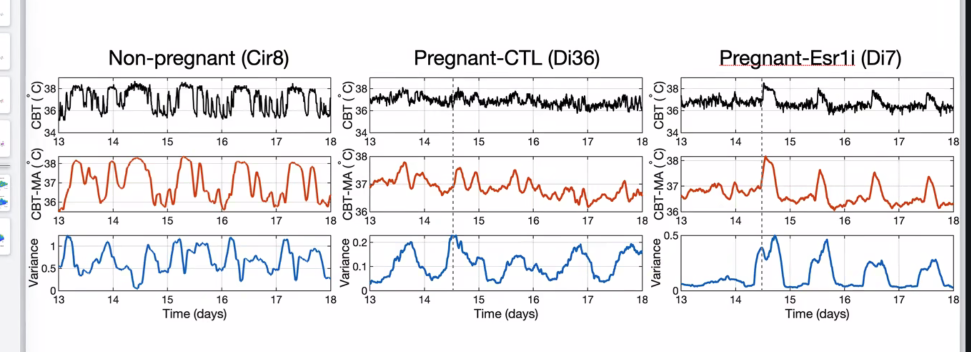
#> input picture one hour estradiol/mousy temp.png, 1942 x 703 px, found by its file name (shown at 1/2 size)
$ python wire_model_e2.py
#> lines starting #> are read from the running program, lines starting #| are printed output that depends on the picture; after the words box and inside, x2 and y2 are one past the last pixel; in counts of white or black regions, pixels touching at a corner belong together
### one hour estradiol/MODEL.py
"""
Licinio image is in mid-late follicular phase, so GnRH->LH->E2 is used.

    dGnRH/dt = -kG*GnRH   (+ a_n at each pulse)
    dLH/dt   =  cL*GnRH - kL*LH
    dE2/dt   =  cE*LH   - kE*E2
    a_n      = A*[circ] / (1 + (E2d/K_amp)^n_amp)                # NEGATIVE amplitude fb
    period   = Pmin + (Pmax-Pmin)/(1 + (E2d/K_freq)^n_freq)      # POSITIVE frequency fb

"""
# Import numpy
import numpy as np

# First, we define the half-livs
kG = np.log(2) / 4.0     # GnRH t1/2 = 4 min
kL = np.log(2) / 20.0    # LH t1/2 = 20 min
kE = np.log(2) / 30.0    # E2 t/2 = 30 min

# Next, we define the constants
# Solved for so that E2 lands in realistic range
cL = 0.5
cE = .1145
# Half-saturation densities grounded in E2 mean over mid-late follicular
K = 22.0
A=8.0


# Default run-length is 3 days (for transient to settle) plus 6 days (length of mid-late follicular phase)
def run(n_amp, n_freq, tau=0.0, t_end=12960, dt=0.25, e0=15, period_range=(40,110), circ=False):

    steps = int(t_end/dt) # How many steps we will take
    ndelay = int(tau/dt) # How many steps ago time delay is
    time = np.arange(steps+1)*dt # Convert steps back to min

    # Steps + 1 because first spot will be the initial value
    GnRH_array = np.empty(steps + 1) # Create empty array that will store GnRH vals
    LH_array = np.empty(steps + 1) # Same thing for LH
    E2_array = np.empty(steps + 1) # Same thing for E2
    GnRH_array[0] = 0.0 # Initial value of GnRH will be 0 (not on pulse)
    LH_array[0] = 5.0 # Initial value of LH upon entering mid-late follicular phase
    E2_array[0] = e0 # Initial value is specified to test
    phi = 0.0 # Clock that when crossing integers fires a GnRH pulse
    period_min, period_max = period_range

    # Euler's method!
    for i in range(steps):
        delay_index = i - ndelay # Index of tau time ago
        tau_e2 = E2_array[delay_index] if delay_index>=0 else e0 # Grab e2 tau time ago
        period = period_min + (period_max-period_min)/(1 + (tau_e2/K)**n_freq) # NEGATIVE FEEDBACK PERIOD SIGMOID USING TAU E2
        new_phi = phi + dt/period # Approaches integer faster when period is smaller
        fire = np.floor(new_phi) > np.floor(phi) # Evaluates to true when phi crosses whole number
        phi = new_phi # update phi for next step
        if fire:
            amp = A/(1 + (tau_e2/K)**n_amp) # POSITIVE FEEDBACK ON AMPLITUDE
        else:
            amp = 0.0 # If pulse has not fired, no amplitude added

        # Get current hormone values
        GnRH = GnRH_array[i]
        LH = LH_array[i]
        E2 = E2_array[i]
        # Now we calculate new value of hormones
        GnRH_array[i+1] = GnRH + dt*(-kG*GnRH) + amp # Add amplitude of pulse and decay to current GnRH
        LH_array[i+1] = LH + dt*(cL*GnRH - kL*LH) # Add inflow and decay to LH
        E2_array[i+1] = E2 + dt*(cE*LH - kE*E2) # Add inflow and decay to E2

    # Return all values (time, hormones)
    return time, GnRH_array, LH_array, E2_array

### one hour estradiol/thermo_scripts/wire_model_e2.py
"""Drive the non-pregnant arm with REAL E2(t) from MODEL.py (the pulsatile
mid-late-follicular cascade), instead of the constant E2=0 used so far.

Everything else is held fixed from the already-fitted independent-arm model
(best_general_arms.npy): pregnant and Esr1i stay at their constant E2=1, rho;
only the non-pregnant arm's E2 input changes, from 0 to a real time series.
This is a SIMULATION with the existing fit, not a refit -- an honest
out-of-sample check of whether ragged E2 explains what constant E2=0 couldn't.

E2 unit bridge (same physiological anchor used earlier in coupled_e2_temp.py):
thermo E2=0 is non-pregnant, E2=1 is pregnant. preg_ratio = pregnant E2 / cycling
mean E2 maps the cascade's pg/mL swing into that scale:
    E2_in(t) = (E2_cascade(t) - mean) / (mean * (preg_ratio - 1))
preg_ratio is an ASSUMPTION (no hard citation on hand); reported at several values.
"""
import sys
import numpy as np
from PIL import Image
import matplotlib
matplotlib.use("Agg")
import matplotlib.pyplot as plt

sys.path.insert(0, r"C:\Users\holly\source\garfinkel-xiong-menstrual-cycle\one hour estradiol")
import MODEL

DAY = 1440.0

# ---------------- fitted mechanism (frozen, not refit) ----------------
x = np.load("best_general_arms.npy")
#> (reads one hour estradiol/thermo_scripts/best_general_arms.npy from the repository)
bL, gL, wL, bK, gK, wK, rho, A_T, T0 = x[:9]
ph = x[9:12]           # phases for [non-preg, pregnant, Esr1i]


def sig(z):
    return 1.0 / (1.0 + np.exp(-np.clip(z, -60, 60)))


def cbt(E2, phase, t_min):
    c = np.cos(2 * np.pi * (t_min / 60.0 - phase) / 24.0)
    return T0 + A_T * (sig(bK + gK * c + wK * E2) - sig(bL + gL * c + wL * E2))


# ---------------- real E2(t) from the cascade, band (55,65), tau=60, n=4 ----------------
BURN_D, NDAYS = 4.0, 5.0
t_end = int((BURN_D + NDAYS) * DAY)
t_c, G, L, E_pgml = MODEL.run(4, 4, tau=60, t_end=t_end, dt=0.25,
                              period_range=(55, 65), e0=15)
m = t_c >= BURN_D * DAY
t_rel = t_c[m] - t_c[m][0]          # minutes, 0..NDAYS*DAY
E_pgml = E_pgml[m]
mean_e = E_pgml.mean()
print(f"cascade E2 over {NDAYS:.0f} d: {E_pgml.min():.1f}-{E_pgml.max():.1f} pg/mL, mean {mean_e:.1f}")

# ---------------- raw digitised non-pregnant trace (for comparison) ----------------
SRC = r"C:\Users\holly\source\garfinkel-xiong-menstrual-cycle\one hour estradiol\mousy temp.png"
img = np.asarray(Image.open(SRC).convert("RGB"))
#> img is the input picture: shape (703, 1942, 3); mean R, G, B 236.1, 234.3, 235.8
Rc, Gc, Bc = [img[..., k].astype(float) for k in range(3)]
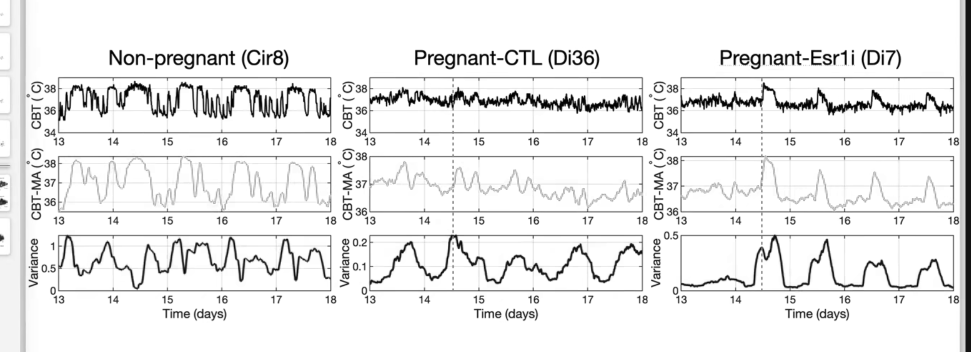
#> Rc: shape (703, 1942) float64 (shown at 1/2 size); min 0, max 255, mean 236.1
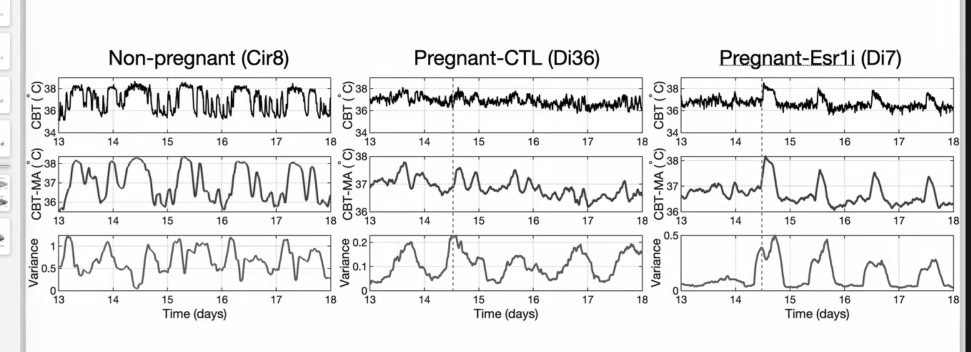
#> Gc: shape (703, 1942) float64 (shown at 1/2 size); min 0, max 255, mean 234.3
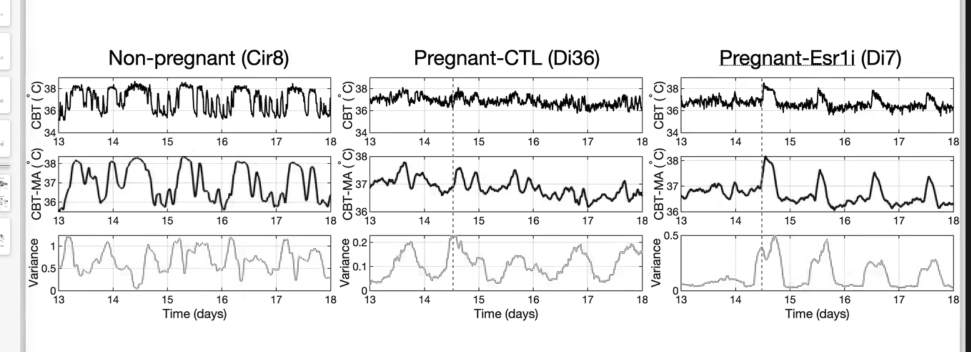
#> Bc: shape (703, 1942) float64 (shown at 1/2 size); min 0, max 255, mean 235.8
red = (Rc > 110) & (Rc - Gc > 45) & (Rc - Bc > 45)
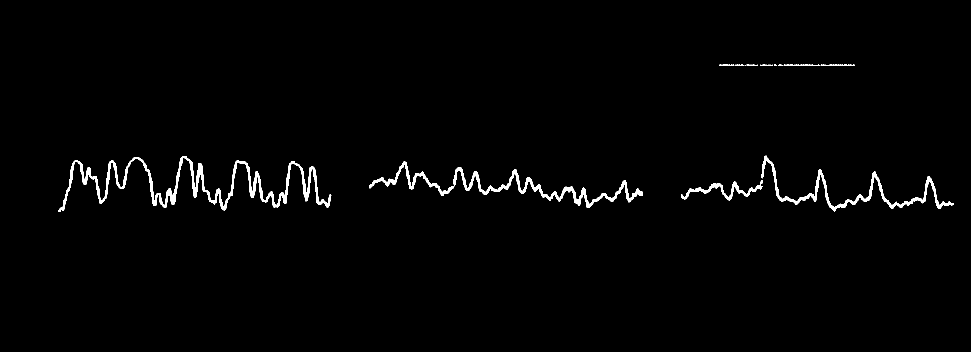
#> red: shape (703, 1942) bool (shown at 1/2 size); 1.5% white; 25 white regions (11 under 20 px), largest, box (x1, y1, x2, y2) and area: (116, 312, 663, 424) 8419, (739, 323, 1286, 415) 5516, (1522, 311, 1908, 423) 3965
red[:250, :] = False
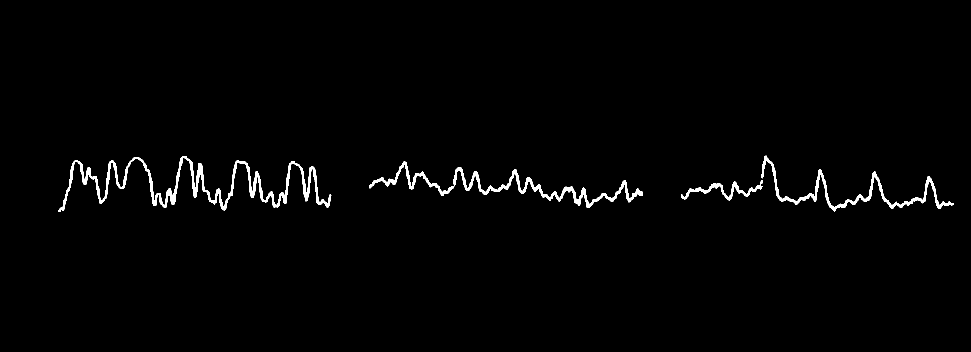
#> red: shape (703, 1942) bool (shown at 1/2 size); 1.4% white; 4 white regions, box (x1, y1, x2, y2) and area: (116, 312, 663, 424) 8419, (739, 323, 1286, 415) 5516, (1522, 311, 1908, 423) 3965, (1362, 360, 1525, 401) 1321
x0, x1 = 116, 662
rows, temps = zip(*[(326.5, 38.0), (365.5, 37.0), (403.5, 36.0)])
mcal, ccal = np.polyfit(rows, temps, 1)
xs, ys = [], []
for xc in range(x0, x1 + 1):
    col = np.nonzero(red[:, xc])[0]
    if col.size:
        xs.append(xc); ys.append(col.mean())
#> this loop made 547 passes
#> col on passes 1 to 3: [420, 421, 422, 423], [420, 421, 422, 423], [418, 419, 420, 421, 422, 423]
#> after the loop, xs = 547 values from 116 to 662; ys = 547 values, max 421.5 at index 0, min 313.5 at index 250, mean 366.2
t_mouse_day = 13.0 + 5.0 * (np.array(xs, float) - x0) / (x1 - x0)
#> t_mouse_day = 547 values from 13 to 18
T_mouse = mcal * np.array(ys) + ccal
#> T_mouse = 547 values, max 38.34 at index 250, min 35.54 at index 0, mean 36.97
mouse_amp_raw = T_mouse.max() - T_mouse.min()
#> mouse_amp_raw = 2.81

fig, axes = plt.subplots(2, 1, figsize=(13, 7.5), sharex=True)
ax0, ax1 = axes
day_grid = 13.0 + t_rel / DAY

# baseline for reference: constant E2=0 (what we had before)
cbt0 = cbt(0.0, ph[0], t_rel)
ax0.plot(t_mouse_day, T_mouse, lw=1.0, color="0.55", label="mouse (raw, digitised)")
ax0.plot(day_grid, cbt0, lw=1.6, color="C0", alpha=0.7, label="constant E2=0 (previous)")
ax0.set_ylabel("CBT (C)")
ax0.set_title(f"non-pregnant: constant E2=0  |  amp {cbt0.max()-cbt0.min():.2f} C "
              f"(mouse raw {mouse_amp_raw:.2f} C)")
ax0.legend(fontsize=8, loc="lower left")
ax0.grid(alpha=0.25)

print(f"\n{'preg_ratio':>10} {'E2_in swing':>14} {'CBT amp (C)':>12} {'gain over E2=0':>15}")
colors = ["C2", "C3", "C4"]
for i, pr in enumerate((2.0, 4.0, 8.0)):
    e2_in = (E_pgml - mean_e) / (mean_e * (pr - 1.0))
    cbt_r = cbt(e2_in, ph[0], t_rel)
    amp = cbt_r.max() - cbt_r.min()
    print(f"{pr:10.1f} {e2_in.max()-e2_in.min():14.4f} {amp:12.2f} {amp/(cbt0.max()-cbt0.min()):15.2f}x")
    if pr == 4.0:
        ax1.plot(day_grid, cbt_r, lw=1.3, color=colors[i], alpha=0.9,
                label=f"MODEL.py E2(t), preg_ratio={pr:.0f}")

ax1.plot(t_mouse_day, T_mouse, lw=1.0, color="0.55", label="mouse (raw, digitised)")
ax1.set_ylabel("CBT (C)")
ax1.set_xlabel("day")
ax1.set_title("non-pregnant: real ragged E2(t) from MODEL.py drives the SAME sigmoid arms")
ax1.legend(fontsize=8, loc="lower left")
ax1.grid(alpha=0.25)
for ax in axes:
    ax.set_xticks(range(13, 19))
    ax.set_xlim(13, 18)

fig.tight_layout()
fig.savefig("fig_model_e2_noncycle.png", dpi=145, facecolor="white")
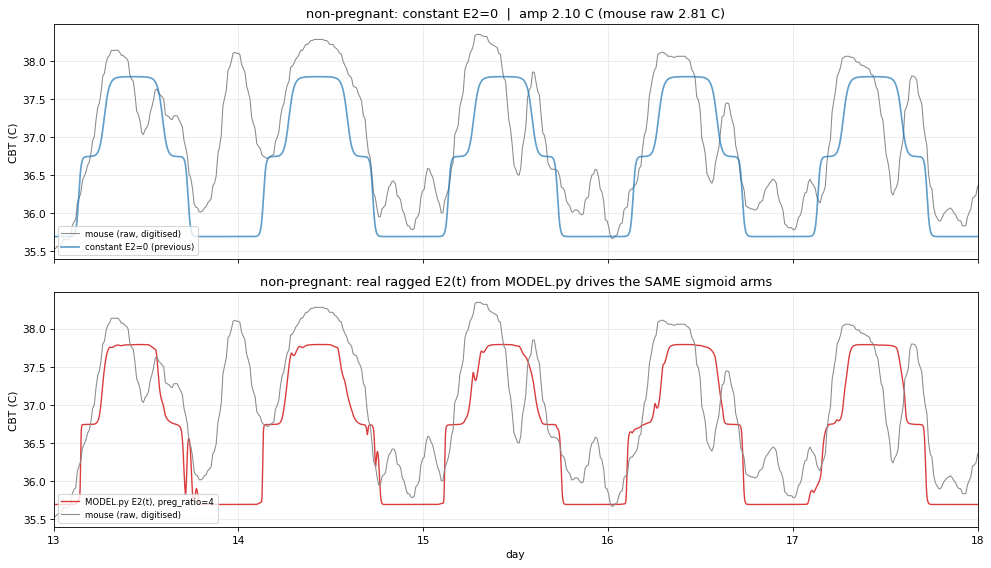
#> figure drawn by matplotlib, 2 panels; panel 2: curve peaks at x = 15.43, y = 37.79; panel 2: curve peaks at x = 15.29, y = 38.34
print("\nsaved fig_model_e2_noncycle.png")
